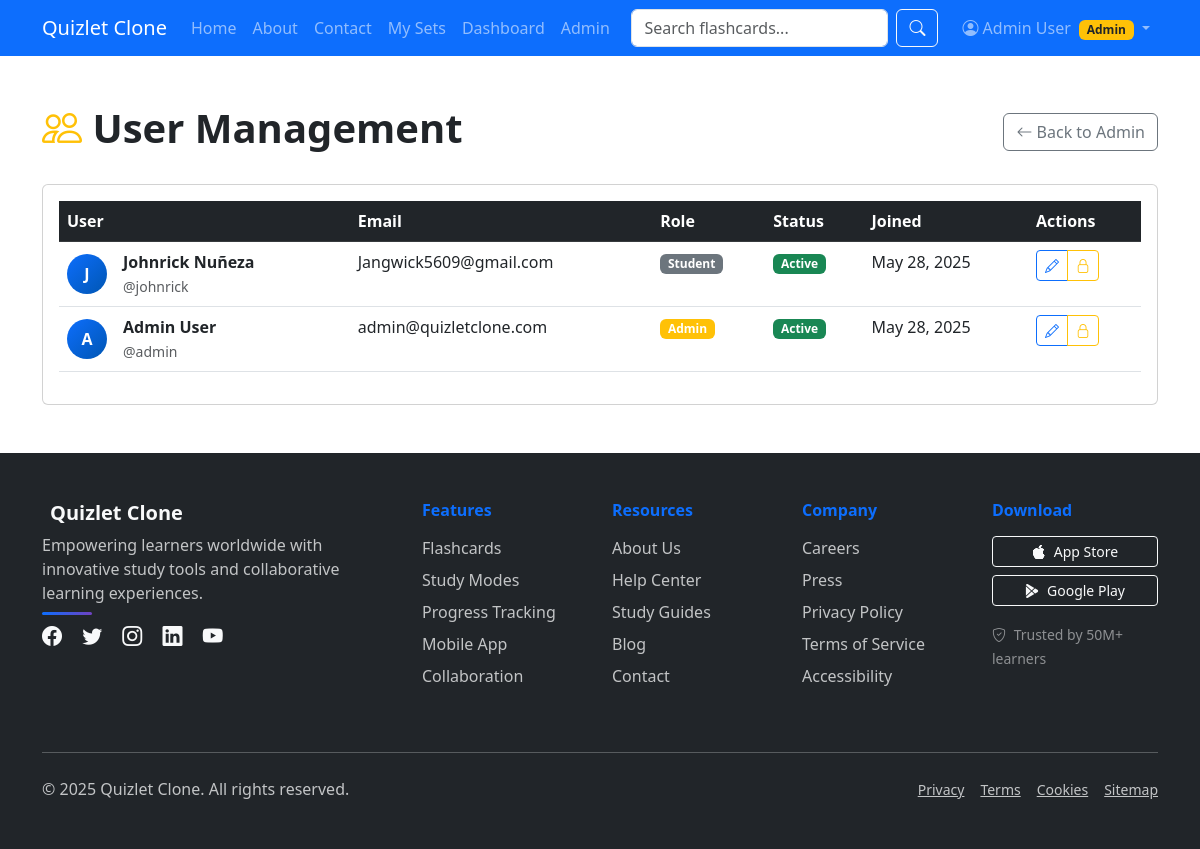
The app's page /admin/users (signed in) with its own data.
### app/models/user.py (models this page shows, shortened)
class User(UserMixin, db.Model):
    __tablename__ = 'users'
    id = db.Column(db.Integer, primary_key=True)
    username = db.Column(db.String(80), unique=True, nullable=False)
    email = db.Column(db.String(120), unique=True, nullable=False)
    password_hash = db.Column(db.String(255), nullable=False)
    first_name = db.Column(db.String(50), nullable=False)
    last_name = db.Column(db.String(50), nullable=False)
    role = db.Column(db.String(20), default='student')  # student, teacher, admin
    created_at = db.Column(db.DateTime, default=datetime.utcnow)
    is_active = db.Column(db.Boolean, default=True)
    flashcard_sets = db.relationship('FlashcardSet', backref='creator', lazy=True)
    study_sessions = db.relationship('StudySession', backref='user', lazy=True)
    progress_records = db.relationship('UserProgress', backref='user', lazy=True)
    def get_full_name(self):
        return f"{self.first_name} {self.last_name}"

### app/routes/admin.py (the view)
@admin.route('/users')
@login_required
@admin_required
def users():
    page = request.args.get('page', 1, type=int)
    per_page = 20
    try:
        users = User.query.paginate(
            page=page, per_page=per_page, error_out=False
        )
    except Exception as e:
        users = None
    return render_template('admin/users.html', users=users)

### app/routes/admin.py (called while the page is built)
def admin_required(f):
    @wraps(f)
    def decorated_function(*args, **kwargs):
        if not current_user.is_authenticated or current_user.role != 'admin':
            flash('Access denied. Admin privileges required.', 'error')
            return redirect(url_for('main.home'))
        return f(*args, **kwargs)
    return decorated_function

### run.py (called while the page is built)
@app.context_processor
def inject_current_year():
    return {'current_year': datetime.now().year}

### app/templates/admin/users.html (shortened to what this page needs)
{% extends "base.html" %}
{% block content %}
<div class="container py-5">
    <div class="row">
        <div class="col-12">
            <div class="d-flex justify-content-between align-items-center mb-4">
                <h1 class="fw-bold">
                    <i class="bi bi-people text-warning"></i> User Management
                </h1>
                <a href="{{ url_for('admin.index') }}" class="btn btn-outline-secondary">
                    <i class="bi bi-arrow-left"></i> Back to Admin
                </a>
            </div>
            {% if users and users.items %}
            <div class="card">
                <div class="card-body">
                    <div class="table-responsive">
                        <table class="table table-hover">
                            <thead class="table-dark">
                                <tr>
                                    <th>User</th>
                                    <th>Email</th>
                                    <th>Role</th>
                                    <th>Status</th>
                                    <th>Joined</th>
                                    <th>Actions</th>
                                </tr>
                            </thead>
                            <tbody>
                                {% for user in users.items %}
                                <tr>
                                    <td>
                                        <div class="d-flex align-items-center">
                                            <div class="avatar-circle me-3">
                                                {{ user.first_name[0] if user.first_name else 'U' }}
                                            </div>
                                            <div>
                                                <strong>{{ user.get_full_name() }}</strong><br>
                                                <small class="text-muted">@{{ user.username }}</small>
                                            </div>
                                        </div>
                                    </td>
                                    <td>{{ user.email }}</td>
                                    <td>
                                        <span class="badge bg-{{ 'warning' if user.role == 'admin' else 'info' if user.role == 'teacher' else 'secondary' }}">
                                            {{ user.role.title() }}
                                        </span>
                                    </td>
                                    <td>
                                        <span class="badge bg-{{ 'success' if user.is_active else 'danger' }}">
                                            {{ 'Active' if user.is_active else 'Inactive' }}
                                        </span>
                                    </td>
                                    <td>{{ user.created_at.strftime('%b %d, %Y') if user.created_at else 'Unknown' }}</td>
                                    <td>
                                        <div class="btn-group btn-group-sm">
                                            <a href="{{ url_for('admin.edit_user', user_id=user.id) }}"
                                               class="btn btn-outline-primary">
                                                <i class="bi bi-pencil"></i>
                                            </a>
                                            <button class="btn btn-outline-{{ 'warning' if user.is_active else 'success' }}"
                                                    onclick="toggleUserStatus({{ user.id }})">
                                                <i class="bi bi-{{ 'lock' if user.is_active else 'unlock' }}"></i>
                                            </button>
                                        </div>
                                    </td>
                                </tr>
                                {% endfor %}
                            </tbody>
                        </table>
                    </div>
                </div>
            </div>
            {% else %}
            <div class="text-center py-5">
                <i class="bi bi-people fs-1 text-muted"></i>
                <h3 class="mt-3">No Users Found</h3>
                <p class="text-muted">No users are currently registered in the system.</p>
            </div>
            {% endif %}
        </div>
    </div>
</div>
{% endblock %}

### app/templates/base.html (shortened to what this page needs)
<!DOCTYPE html>
<html lang="en">
<head>
    <link href="https://cdn.jsdelivr.net/npm/bootstrap@5.3.0/dist/css/bootstrap.min.css" rel="stylesheet">
    <link rel="stylesheet" href="https://cdn.jsdelivr.net/npm/bootstrap-icons@1.13.1/font/bootstrap-icons.min.css">
    <link rel="stylesheet" href="{{ url_for('static', filename='css/main.css') }}">
</head>
<body>
    <nav class="navbar navbar-expand-lg navbar-dark bg-primary">
        <div class="container">
            <a class="navbar-brand" href="{{ url_for('main.home') }}">
                 Quizlet Clone
            </a>
            <div class="collapse navbar-collapse" id="navbarNav">
                <ul class="navbar-nav me-auto">
                    <li class="nav-item">
                        <a class="nav-link" href="{{ url_for('main.home') }}">Home</a>
                    </li>
                    <li class="nav-item">
                        <a class="nav-link" href="{{ url_for('main.about') }}">About</a>
                    </li>
                    <li class="nav-item">
                        <a class="nav-link" href="{{ url_for('main.contact') }}">Contact</a>
                    </li>
                    {% if current_user and current_user.is_authenticated %}
                    <li class="nav-item">
                        <a class="nav-link" href="{{ url_for('flashcards.index') }}">My Sets</a>
                    </li>
                    <li class="nav-item">
                        <a class="nav-link" href="{{ url_for('dashboard.index') }}">Dashboard</a>
                    </li>
                    {% if current_user.role == 'admin' %}
                    <li class="nav-item">
                        <a class="nav-link" href="{{ url_for('admin.index') }}">Admin</a>
                    </li>
                    {% endif %}
                    {% endif %}
                </ul>
                <form class="d-flex me-3" method="GET" action="{{ url_for('main.search') }}">
                    <input class="form-control me-2" type="search" name="q" placeholder="Search flashcards..." aria-label="Search">
                    <button class="btn btn-outline-light" type="submit">
                        <i class="bi bi-search"></i>
                    </button>
                </form>
                <ul class="navbar-nav">
                    {% if current_user and current_user.is_authenticated %}
                    <li class="nav-item dropdown">
                        <a class="nav-link dropdown-toggle" href="#" id="navbarDropdown" role="button" data-bs-toggle="dropdown" aria-expanded="false">
                            <i class="bi bi-person-circle"></i> {{ current_user.get_full_name() }}
                            {% if current_user.role == 'admin' %}
                            <span class="badge bg-warning text-dark ms-1">Admin</span>
                            {% elif current_user.role == 'teacher' %}
                            <span class="badge bg-info ms-1">Teacher</span>
                            {% endif %}
                        </a>
                    </li>
                    {% endif %}
                </ul>
            </div>
        </div>
    </nav>
    <main id="main-content">
        {% block content %}{% endblock %}
    </main>
    <footer class="bg-dark text-light py-5 mt-auto">
        <div class="container">
            <div class="row">
                <div class="col-lg-4 mb-4">
                    <div class="footer-brand mb-3">
                        <h5 class="fw-bold">
                            Quizlet Clone
                        </h5>
                        <p class="text-light opacity-75 mb-3">
                            Empowering learners worldwide with innovative study tools and collaborative learning experiences.
                        </p>
                    </div>
                    <div class="social-links">
                        <a href="#" class="text-light me-3 fs-5"><i class="bi bi-facebook"></i></a>
                        <a href="#" class="text-light me-3 fs-5"><i class="bi bi-twitter"></i></a>
                        <a href="#" class="text-light me-3 fs-5"><i class="bi bi-instagram"></i></a>
                        <a href="#" class="text-light me-3 fs-5"><i class="bi bi-linkedin"></i></a>
                        <a href="#" class="text-light fs-5"><i class="bi bi-youtube"></i></a>
                    </div>
                </div>
                <div class="col-lg-2 col-md-3 mb-4">
                    <h6 class="fw-bold mb-3 text-primary">Features</h6>
                    <ul class="list-unstyled footer-links">
                        <li><a href="#" class="text-light opacity-75">Flashcards</a></li>
                        <li><a href="#" class="text-light opacity-75">Study Modes</a></li>
                        <li><a href="#" class="text-light opacity-75">Progress Tracking</a></li>
                        <li><a href="#" class="text-light opacity-75">Mobile App</a></li>
                        <li><a href="#" class="text-light opacity-75">Collaboration</a></li>
                    </ul>
                </div>
                <div class="col-lg-2 col-md-3 mb-4">
                    <h6 class="fw-bold mb-3 text-primary">Resources</h6>
                    <ul class="list-unstyled footer-links">
                        <li><a href="{{ url_for('main.about') }}" class="text-light opacity-75">About Us</a></li>
                        <li><a href="#" class="text-light opacity-75">Help Center</a></li>
                        <li><a href="#" class="text-light opacity-75">Study Guides</a></li>
                        <li><a href="#" class="text-light opacity-75">Blog</a></li>
                        <li><a href="{{ url_for('main.contact') }}" class="text-light opacity-75">Contact</a></li>
                    </ul>
                </div>
                <div class="col-lg-2 col-md-3 mb-4">
                    <h6 class="fw-bold mb-3 text-primary">Company</h6>
                    <ul class="list-unstyled footer-links">
                        <li><a href="#" class="text-light opacity-75">Careers</a></li>
                        <li><a href="#" class="text-light opacity-75">Press</a></li>
                        <li><a href="#" class="text-light opacity-75">Privacy Policy</a></li>
                        <li><a href="#" class="text-light opacity-75">Terms of Service</a></li>
                        <li><a href="#" class="text-light opacity-75">Accessibility</a></li>
                    </ul>
                </div>
                <div class="col-lg-2 col-md-3 mb-4">
                    <h6 class="fw-bold mb-3 text-primary">Download</h6>
                    <div class="d-flex flex-column gap-2">
                        <a href="#" class="btn btn-outline-light btn-sm">
                            <i class="bi bi-apple me-2"></i>App Store
                        </a>
                        <a href="#" class="btn btn-outline-light btn-sm">
                            <i class="bi bi-google-play me-2"></i>Google Play
                        </a>
                    </div>
                    <div class="mt-3">
                        <small class="text-light opacity-50">
                            <i class="bi bi-shield-check me-1"></i>
                            Trusted by 50M+ learners
                        </small>
                    </div>
                </div>
            </div>
            <hr class="my-4 opacity-25">
            <div class="row align-items-center">
                <div class="col-md-6">
                    <p class="mb-0 text-light opacity-75">
                        &copy; {{ current_year }} Quizlet Clone. All rights reserved.
                    </p>
                </div>
                <div class="col-md-6 text-md-end">
                    <div class="d-flex justify-content-md-end gap-3 mt-3 mt-md-0">
                        <a href="#" class="text-light opacity-75 small">Privacy</a>
                        <a href="#" class="text-light opacity-75 small">Terms</a>
                        <a href="#" class="text-light opacity-75 small">Cookies</a>
                        <a href="#" class="text-light opacity-75 small">Sitemap</a>
                    </div>
                </div>
            </div>
        </div>
    </footer>
</body>
</html>

### static/css/base.css (style rules this page uses)
:root { --primary-color: #0d6efd; --secondary-color: #6c757d; --success-color: #198754; --info-color: #0dcaf0; --warning-color: #ffc107; --danger-color: #dc3545; --light-color: #f8f9fa; --dark-color: #212529; --font-family-sans-serif: 'Segoe UI', Tahoma, Geneva, Verdana, sans-serif; --font-size-base: 1rem; --line-height-base: 1.5; --border-radius: 0.375rem; --box-shadow: 0 0.125rem 0.25rem rgba(0, 0, 0, 0.075); --box-shadow-lg: 0 1rem 3rem rgba(0, 0, 0, 0.175); --transition: all 0.15s ease-in-out; }
body { font-family: var(--font-family-sans-serif); font-size: var(--font-size-base); line-height: var(--line-height-base); color: var(--dark-color); background-color: #ffffff; }

### app/templates/admin/users.html (style rules this page uses)
.avatar-circle { width: 40px; height: 40px; border-radius: 50%; background: linear-gradient(135deg, #0d6efd, #0056b3); color: white; display: flex; align-items: center; justify-content: center; font-weight: bold; }

### app/templates/base.html (style rules this page uses)
.footer-links li { margin-bottom: 0.5rem; }
.footer-links a { transition: all 0.3s ease; text-decoration: none; }
.social-links a { transition: all 0.3s ease; display: inline-block; }
.footer-brand { position: relative; }
.footer-brand::after { content: ''; position: absolute; bottom: -10px; left: 0; width: 50px; height: 3px; background: linear-gradient(90deg, #0d6efd, #6f42c1); border-radius: 2px; }
body { display: flex; flex-direction: column; min-height: 100vh; }
main { flex: 1; }

### records on screen
User: get_full_name "Admin User", first_name "A", username "admin", email "admin@quizletclone.com", role "Admin", is_active "Active", created_at "May 28, 2025"
User: first_name "J", get_full_name "Johnrick Nuñeza", username "johnrick", email "Jangwick5609@gmail.com", role "Student", is_active "Active", created_at "May 28, 2025"
